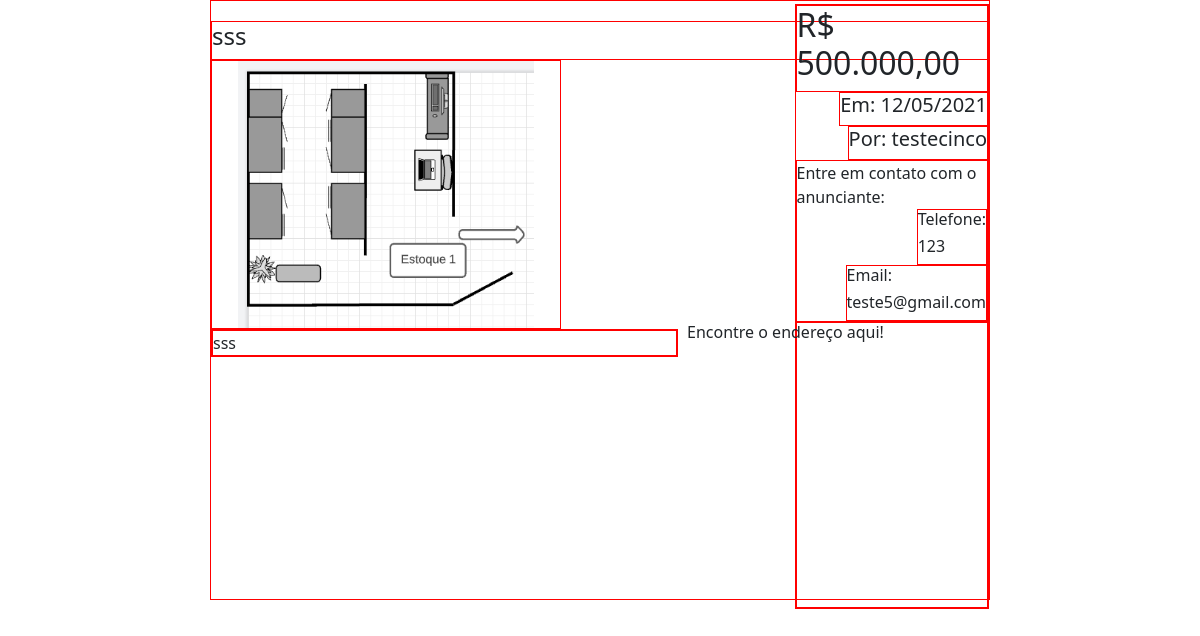
Page /pag_imovel.php?id=16 on the committed database.
### tables this page shows
CREATE TABLE `tb_anuncio` (
  `idanuncio` int(11) NOT NULL,
  `titulo` varchar(20) NOT NULL,
  `descricao` text NOT NULL,
  `data` date NOT NULL,
  `imagem` varchar(100) NOT NULL,
  `tiponegocio` varchar(10) NOT NULL,
  `preço` decimal(10,2) NOT NULL,
  `id_autor` int(10) NOT NULL
);

CREATE TABLE `tb_user` (
  `iduser` int(11) NOT NULL,
  `email` varchar(40) NOT NULL,
  `nome` varchar(30) NOT NULL,
  `senha` varchar(30) NOT NULL,
  `telefone` varchar(30) DEFAULT NULL
);

### pag_imovel.php (the view, shortened to what this page needs)
<?php
    include('db_connect.php');
?>
<!DOCTYPE html>
<html lang="pt-br">
<head>
    <link href="https://cdn.jsdelivr.net/npm/bootstrap@5.0.0-beta3/dist/css/bootstrap.min.css" rel="stylesheet">
    <link rel="stylesheet" type="text/css" href="dist/css/style3.css">
</head>
<body>
        <?php
             $sql = "SELECT * FROM tb_anuncio a INNER JOIN tb_user u ON u.iduser = a.id_autor WHERE idanuncio=$_GET[id]";
             $result = mysqli_query($conn, $sql);
             $row = mysqli_fetch_array($result);
        ?>
        <section>
            <div id="area-anuncio">
                <div class="titulo">
                    <h4><?= $row['titulo'] ?></h4>
                </div>
                <div class="divimg">
                    <img src="dist/upload/<?= $row['imagem'] ?>">
                </div>
                <div id="desc">
                    <div class="txt-desc">
                        <?= $row['descricao'] ?>
                    </div>
                </div>
                <div id="infos">
                    <div class="preco">
                        <h2>R$ <?= number_format($row['preço'], 2,",","." )  ?></h2>
                    </div>
                     <div class="datapost">
                        <h5>Em: <?= date('d/m/Y', strtotime($row['data'])) ?> </h5>
                    </div>
                    <div class="autor">
                        <h5>Por: <?= $row['nome'] ?></h5>
                    </div>
                    <div id="contato">
                        <span>Entre em contato com o anunciante:</span>
                        <div class="fone">
                            <h6>Telefone:</h6>
                            <h6> <?= $row['telefone'] ?> </h6>
                        </div>
                        <div class="email">
                            <h6>Email:</h6>
                            <h6><?= $row['email'] ?></h6>
                        </div>
                    </div>
                    <div id="mapa">
                        <div class="app-mapa">
                            <h6>Encontre o endereço aqui!</h6>
                            <div class="google-maps">
                            <iframe src="https://www.google.com/maps/embed?pb=!1m14!1m12!1m3!1d14283.416185398677!2d-49.0918268!3d-26.49264385!2m3!1f0!2f0!3f0!3m2!1i1024!2i768!4f13.1!5e0!3m2!1spt-BR!2sbr!4v1620166797968!5m2!1spt-BR!2sbr" width="300" height="250" style="border:0;" allowfullscreen="" loading="lazy"></iframe>
                            </div>
                        </div>
                    </div>
                </div>
            </div>
        </section>
</body>
</html>

### rows in the picture
tb_anuncio: titulo "sss", imagem (picture), descricao "sss", preço "500.000,00", data "12/05/2021", tb_user.nome "testecinco", tb_user.telefone "123", tb_user.email "teste5@gmail.com"
